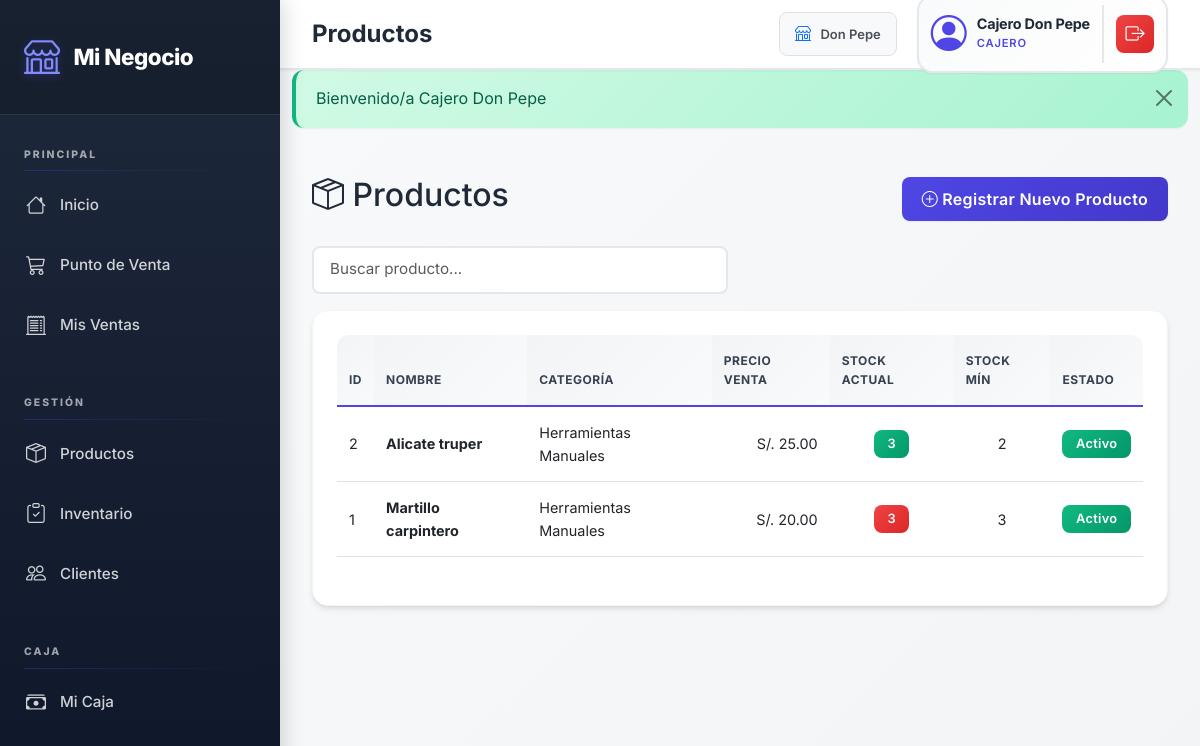
/views/cajero/productos.php (signed in), run on the app's committed database.
### tables this page shows
CREATE TABLE `productos` (
  `id` int(11) NOT NULL,
  `tienda_id` int(11) NOT NULL,
  `categoria_id` int(11) DEFAULT NULL,
  `unidad_medida_id` int(11) DEFAULT NULL,
  `nombre` varchar(100) NOT NULL,
  `descripcion` text DEFAULT NULL,
  `codigo_barra` varchar(50) DEFAULT NULL,
  `precio_compra` decimal(10,2) NOT NULL DEFAULT 0.00,
  `precio_venta` decimal(10,2) NOT NULL,
  `stock_minimo` int(11) NOT NULL DEFAULT 0,
  `stock_actual` int(11) NOT NULL DEFAULT 0,
  `activo` tinyint(1) NOT NULL DEFAULT 1,
  `aplica_igv` tinyint(1) NOT NULL DEFAULT 1,
  `created_at` timestamp NOT NULL DEFAULT current_timestamp(),
  `updated_at` timestamp NOT NULL DEFAULT current_timestamp() ON UPDATE current_timestamp()
);

CREATE TABLE `categorias` (
  `id` int(11) NOT NULL,
  `tienda_id` int(11) DEFAULT NULL COMMENT 'NULL = Global (SUPER_ADMIN), valor = Personalizada',
  `nombre` varchar(100) NOT NULL,
  `descripcion` text DEFAULT NULL,
  `tipo_negocio` enum('ALIMENTOS','FERRETERIA','FARMACIA','ROPA','TECNOLOGIA','LIMPIEZA','LIBRERIA','MASCOTAS','VARIADO') DEFAULT 'VARIADO',
  `es_global` tinyint(1) DEFAULT 1 COMMENT '1=Global, 0=Personalizada',
  `activo` tinyint(1) DEFAULT 1,
  `created_at` timestamp NOT NULL DEFAULT current_timestamp(),
  `updated_at` timestamp NOT NULL DEFAULT current_timestamp() ON UPDATE current_timestamp()
);

### config/config.php (called while the page is built, shortened)
<?php
function formatMoney($amount) {
    return 'S/. ' . number_format($amount ?? 0, 2);
}
function e($value) {
    return htmlspecialchars((string)$value, ENT_QUOTES, 'UTF-8');
}
function getTiendaId() {
    return $_SESSION['tienda_id'] ?? null;
}

### views/cajero/productos.php (the view, shortened to what this page needs)
<?php
require_once '../../config/config.php';
include '../layouts/header.php';
$db = Database::getInstance()->getConnection();
$sql = "
    SELECT p.*, c.nombre as categoria_nombre
    FROM productos p
    LEFT JOIN categorias c ON p.categoria_id = c.id
    WHERE p.activo = TRUE
";
if (!isSuperAdmin()) {
    $sql .= " AND p.tienda_id = " . getTiendaId();
}
$sql .= " ORDER BY p.nombre ASC";
$stmt = $db->query($sql);
$productos = $stmt->fetchAll();
?>
<div class="row">
    <div class="col-12">
        <div class="d-flex justify-content-between align-items-center mb-4">
            <h2><i class="bi bi-box-seam"></i> Productos</h2>
            <button type="button" class="btn btn-primary" data-bs-toggle="modal" data-bs-target="#modalProducto">
                <i class="bi bi-plus-circle"></i> Registrar Nuevo Producto
            </button>
        </div>
    </div>
</div>
<div class="row mb-3">
    <div class="col-md-6">
        <input type="text" class="form-control" id="buscarProductoTabla" placeholder="Buscar producto...">
    </div>
</div>
<div class="row">
    <div class="col-12">
        <div class="card">
            <div class="card-body">
                <div class="table-responsive">
                    <table class="table table-hover" id="tablaProductos">
                        <thead>
                            <tr>
                                <th>ID</th>
                                <th>Nombre</th>
                                <th>Categoría</th>
                                <th>Precio Venta</th>
                                <th>Stock Actual</th>
                                <th>Stock Mín</th>
                                <th>Estado</th>
                            </tr>
                        </thead>
                        <tbody>
                            <?php foreach ($productos as $producto): ?>
                            <tr>
                                <td><?php echo e($producto['id']); ?></td>
                                <td><strong><?php echo e($producto['nombre']); ?></strong></td>
                                <td><?php echo e($producto['categoria_nombre']); ?></td>
                                <td class="text-end"><?php echo e(formatMoney($producto['precio_venta'])); ?></td>
                                <td class="text-center">
                                    <?php if ($producto['stock_actual'] <= $producto['stock_minimo']): ?>
                                        <span class="badge bg-danger"><?php echo e($producto['stock_actual']); ?></span>
                                    <?php else: ?>
                                        <span class="badge bg-success"><?php echo e($producto['stock_actual']); ?></span>
                                    <?php endif; ?>
                                </td>
                                <td class="text-center"><?php echo e($producto['stock_minimo']); ?></td>
                                <td>
                                    <span class="badge bg-success">Activo</span>
                                </td>
                            </tr>
                            <?php endforeach; ?>
                        </tbody>
                    </table>
                </div>
            </div>
        </div>
    </div>
</div>
<?php
include '../layouts/footer.php';
?>

### assets/css/style.css (style rules this page uses)
:root { --primary-color: #4F46E5; --primary-dark: #4338CA; --primary-light: #818CF8; --secondary-color: #64748B; --success-color: #10B981; --danger-color: #EF4444; --warning-color: #F59E0B; --info-color: #3B82F6; --gray-50: #F9FAFB; --gray-100: #F3F4F6; --gray-200: #E5E7EB; --gray-300: #D1D5DB; --gray-600: #4B5563; --gray-700: #374151; --gray-800: #1F2937; --gray-900: #111827; --font-primary: 'Inter', -apple-system, BlinkMacSystemFont, 'Segoe UI', sans-serif; --font-mono: 'JetBrains Mono', 'Courier New', monospace; --spacing-xs: 0.25rem; --spacing-sm: 0.5rem; --spacing-md: 1rem; --spacing-lg: 1.5rem; --spacing-xl: 2rem; --radius-sm: 0.375rem; --radius-md: 0.5rem; --radius-lg: 0.75rem; --radius-xl: 1rem; --shadow-sm: 0 1px 2px 0 rgba(0, 0, 0, 0.05); --shadow-md: 0 4px 6px -1px rgba(0, 0, 0, 0.1), 0 2px 4px -1px rgba(0, 0, 0, 0.06); --shadow-lg: 0 10px 15px -3px rgba(0, 0, 0, 0.1), 0 4px 6px -2px rgba(0, 0, 0, 0.05); --shadow-xl: 0 20px 25px -5px rgba(0, 0, 0, 0.1), 0 10px 10px -5px rgba(0, 0, 0, 0.04); }
* { margin: 0; padding: 0; box-sizing: border-box; }
body { font-family: var(--font-primary); background: linear-gradient(135deg, var(--gray-50) 0%, var(--gray-100) 100%); background-attachment: fixed; color: var(--gray-800); line-height: 1.6; min-height: 100vh; overflow-x: hidden; -webkit-font-smoothing: antialiased; -moz-osx-font-smoothing: grayscale; }
.card { border: none; border-radius: var(--radius-xl); box-shadow: var(--shadow-md); transition: all 0.3s cubic-bezier(0.4, 0, 0.2, 1); background: white; overflow: hidden; border: 1px solid var(--gray-100); }
.card-body { padding: 1.5rem; }
.btn { border-radius: var(--radius-md); font-weight: 600; padding: 0.625rem 1.25rem; transition: all 0.3s ease; border: none; box-shadow: var(--shadow-sm); letter-spacing: 0.3px; }
.btn-primary { background: linear-gradient(135deg, var(--primary-color) 0%, var(--primary-dark) 100%); }
.table { font-size: 0.9rem; }
.table thead th { background: linear-gradient(135deg, var(--gray-100) 0%, var(--gray-50) 100%); border-bottom: 2px solid var(--primary-color); font-weight: 700; text-transform: uppercase; font-size: 0.75rem; color: var(--gray-700); letter-spacing: 0.5px; padding: 1rem 0.75rem; }
.table tbody tr { transition: all 0.2s ease; }
.table tbody td { padding: 0.875rem 0.75rem; vertical-align: middle; }
.table-responsive { border-radius: var(--radius-lg); overflow-x: auto; overflow-y: hidden; -webkit-overflow-scrolling: touch; }
.table-responsive > table { min-width: 600px; }
.badge { font-weight: 600; padding: 0.45rem 0.85rem; border-radius: var(--radius-md); letter-spacing: 0.3px; font-size: 0.8rem; }
.badge.bg-success { background: linear-gradient(135deg, #10B981 0%, #059669 100%) !important; }
.badge.bg-danger { background: linear-gradient(135deg, #EF4444 0%, #DC2626 100%) !important; }
.form-control, .form-select { border: 2px solid var(--gray-200); border-radius: var(--radius-md); padding: 0.65rem 1rem; transition: all 0.3s ease; font-size: 0.95rem; }
.bg-success { background: linear-gradient(135deg, #10B981 0%, #059669 100%) !important; color: white !important; }
.bg-danger { background: linear-gradient(135deg, #EF4444 0%, #DC2626 100%) !important; color: white !important; }

### data on the page
productos: id "2", nombre "Alicate truper", categoria.nombre "Herramientas Manuales", precio_venta "S/. 25.00", stock_actual "3", stock_minimo "2"
productos: id "1", nombre "Martillo carpintero", categoria.nombre "Herramientas Manuales", precio_venta "S/. 20.00", stock_actual "3", stock_minimo "3"

### other printed values
$page_title "Productos"
getTiendaNombre() "Don Pepe"
$_SESSION['nombre'] "Cajero Don Pepe"
$_SESSION['rol'] "CAJERO"
$flash['message'] "Bienvenido/a Cajero Don Pepe"
